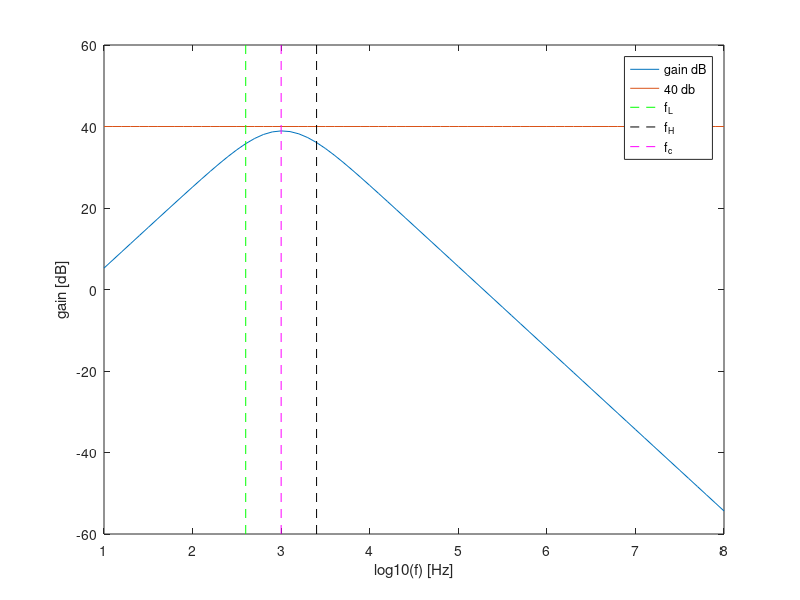
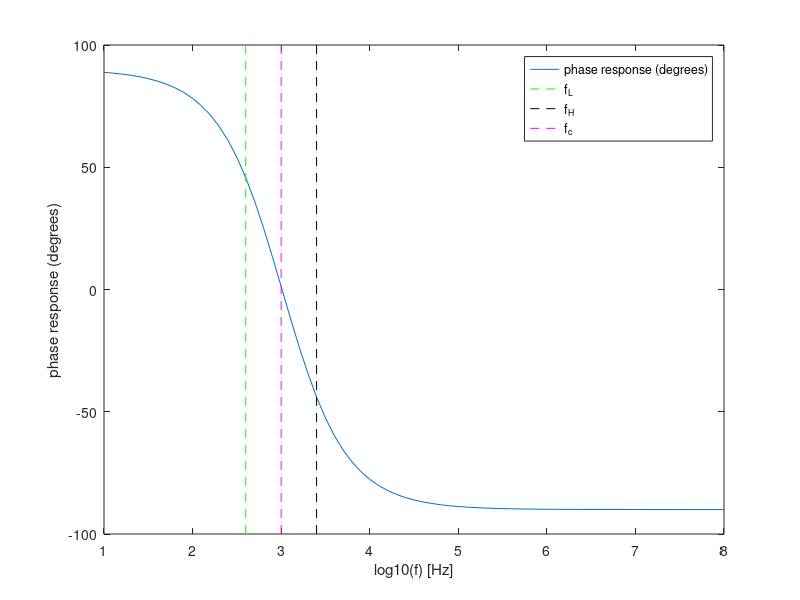

Recreate these plots in MATLAB, in order.
%chosen components
R1=1*10^3
R2=1*10^3
R3= 110*10^3+ (200*10^3*10*10^3)/(210*10^3)
R4=(1*10^3*10*10^3)/(11*10^3)

C1=220*10^(-9)
C2=220*10^(-9)/2

%computing COST
costR=(R1+R2+R3+R4)/1000
costC=(C1+C2)*10^(6)

%costR741=(1e3+50e3+1e3+5e3+50e3+50+50+25+7.5e3+4.5e5+39e3)/1000
%costC741=(30*10^(-12))*10^(6)
%cost741=costR741+costC741+22*0.1+1*0.1

COST=costR+ 1e-3*( 100 + 530500 + 183600 + 13190000 + 150) + costC+ 38.66e-18 + 0.1*2



%computing capacitor's impedances
f=1:0.1:8;;
w=2*pi*power(10,f);
%s=j*w;

ZC1=1./(j*w*C1);
ZC2=1./(j*w*C2);


%computing transfer function
fator1=R1./(R1+ZC1);
fator12=(1+R3/R4).*fator1;
T=abs(ZC2./(ZC2+R2).*fator12);
Tphase=arg(ZC2./(ZC2+R2).*fator12);
%converting gain (directly from transfer function to dB)
TdB=20*log10(T);




%computing maximum gain
max=max(TdB)

%computing cut off frequencies (finding out the frequency 3dB bellow the max gain)
flag1=0; 
flag2=0;
for i=1:length(f)
  if(flag1==0 && TdB(i)>=(max-3))
  lowf=f(i-1)
  lowF=power(10,lowf)
  wL=2*pi*power(10,lowf)
  flag1=1;
endif
  if((flag1==1) && (flag2==0) && (TdB(i)<(max-3)))
   highf=f(i-1)
   highF=power(10,highf)
   wH=2*pi*power(10,highf)
   flag2=1;
 endif 
endfor

%central frequency + deviation
fc=sqrt(lowF*highF)
wc=sqrt(wL*wH)
fdev=abs(1000-fc)

%gain + deviation
%40dB <=> 100 amplification
a=log10(fc)
b=int32(10*log10(fc)-10) %finding out iteration corresponding to the central frequency
gain = T(b)
gaindB=TdB(b)%so para ver
gaindev=abs(100-gain)

MERIT=1/(COST*(gaindev+fdev+10^(-6)))

figure;
plot(f,TdB);
hold on;
plot(f,40.+0*f);
hold on;
line ([lowf lowf], [-60 60], "linestyle", "--", "color", "g");
hold on;
line ([highf highf], [-60 60], "linestyle", "--", "color", "k");
hold on;
line ([log10(fc) log10(fc)], [-60 60], "linestyle", "--", "color", "m");
legend("gain dB","40 db","f_L","f_H","f_c");
xlabel ("log10(f) [Hz]");
ylabel ("gain [dB]");
print ("T.eps", "-depsc");

figure;
plot(f,Tphase*180/pi);
hold on;
line ([lowf lowf], [-100 100], "linestyle", "--", "color", "g");
hold on;
line ([highf highf], [-100 100], "linestyle", "--", "color", "k");
hold on;
line ([log10(fc) log10(fc)], [-100 100], "linestyle", "--", "color", "m");
legend("phase response (degrees)","f_L","f_H","f_c");
xlabel("log10(f) [Hz]");
ylabel("phase response (degrees)");
print ("Tphase.eps", "-depsc");



tab=fopen("final.tex", "w");
fprintf(tab, "Gain DB & %f dB \\\\ \\hline \n", gaindB);
fprintf(tab, "Gain & %f \\\\ \\hline \n", gain);
fprintf(tab, "Bandwidth & %f Hz \\\\ \\hline \n", highF-lowF);
fprintf(tab, "Central Frequency & %f Hz \\\\ \\hline \n", fc);
fprintf(tab, "Frequency Deviation & %f Hz \\\\ \\hline \n", fdev);
fprintf(tab, "Gain Deviation & %f Hz\\\\ \\hline \n", gaindev);
fprintf(tab, "Cost & %f MU\\\\ \\hline \n", COST);
fprintf(tab, "Merit & %f\\\\ \\hline \n", MERIT);
fclose(tab);

%computing input and output impedances
f=fc
w=2*pi*f
ZC1=1./(j*w*C1);
ZC2=1./(j*w*C2);
Zin=ZC1+R1
Zout=1/(1/R2+1/ZC2)

tab=fopen("impedances.tex", "w");
fprintf(tab, "Input Impedance & %f Ohm \\\\ \\hline \n", Zin);
fprintf(tab, "Output Impedance & %f Ohm \\\\ \\hline \n", Zout);
fclose(tab);
